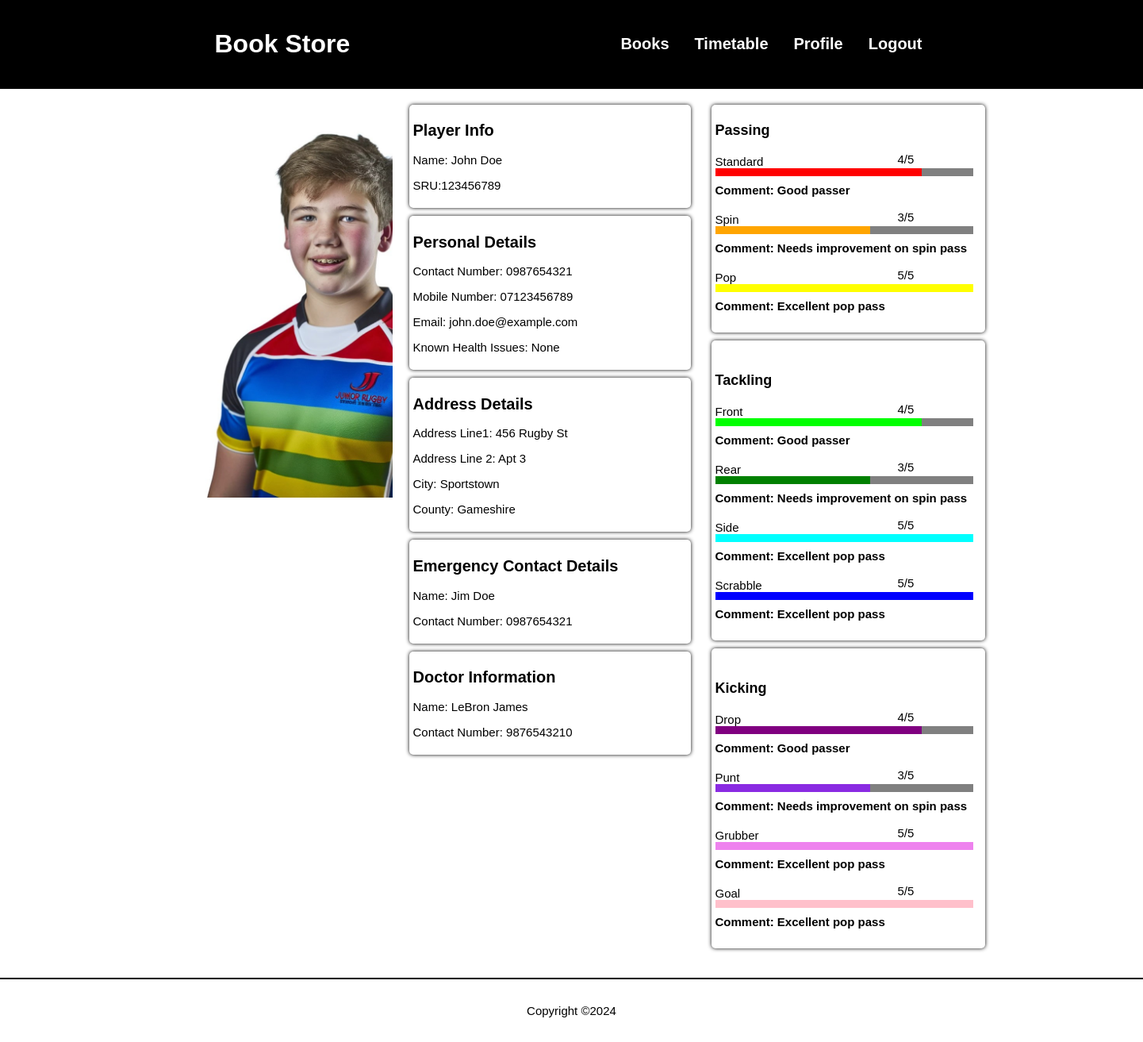
Before: /book.php?id=1 (signed in) with the older database file.
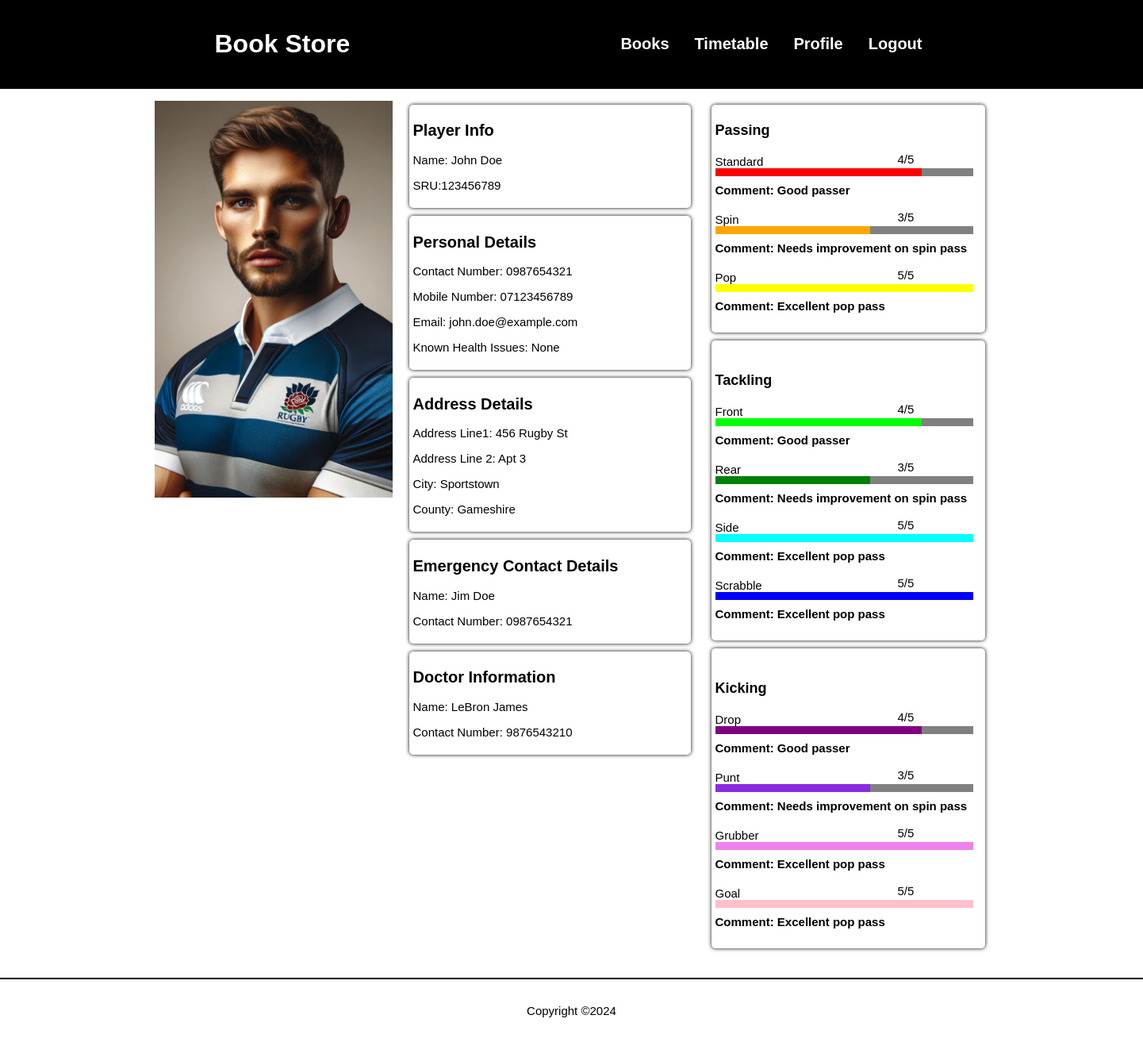
After: the same page with the newer database file.
### tables this page shows
CREATE TABLE players (
player_id INT PRIMARY KEY AUTO_INCREMENT NOT NULL,
address_id INT NOT NULL,
user_id INT,
doctor_id int NOT NULL,
first_name  varchar(32) NOT NULL,
last_name  varchar(32) NOT NULL,
dob DATE,
sru_no  INT NOT NULL,
contact_no  varchar(40) NOT NULL,
mobile_no  varchar(40),
email_address varchar(45),
next_of_kin varchar(32),
kin_contact_no  varchar(40) NOT NULL,
health_issues TEXT,
filename VARCHAR(64),
FOREIGN KEY (address_id) REFERENCES addresses (address_id),
FOREIGN KEY (user_id) REFERENCES users (user_id),
FOREIGN KEY (doctor_id) REFERENCES doctors (doctor_id)

);

CREATE TABLE addresses (
  address_id INT PRIMARY KEY AUTO_INCREMENT NOT NULL,
  address_line VARCHAR(48) NOT NULL,
  address_line2 VARCHAR(48),
  city varchar(40) NOT NULL,
  county varchar(40),
  postcode varchar(10) NOT NULL
);

CREATE TABLE doctors(
doctor_id INT PRIMARY KEY AUTO_INCREMENT NOT NULL,
address_id INT NOT NULL,
doctor_first_name  varchar(32) NOT NULL,
doctor_last_name  varchar(32) NOT NULL,
doctor_contact_no  varchar(40) NOT NULL,
FOREIGN KEY (address_id) REFERENCES addresses (address_id)

);

### book.php (called while the page is built, shortened)
<?php
require("classes/components.php");
require("classes/utils.php");
require("classes/player.php");
$book = Book::getBook($_GET["id"]);
Components::singleBook($book);
?>

### classes/player.php (called while the page is built, shortened)
<?php
require_once("classes/utils.php");
class Book
{
  public static function getBook($bookId)
  {
    $conn = Connection::connect();
    $stmt = $conn->prepare(SQL::$getBook);
    $stmt->execute([$bookId]);
    $book = $stmt->fetch();
    return $book;
  }
  public static function getPlayerSkills($bookId)
  {
    $conn = Connection::connect();
    $stmt = $conn->prepare(SQL::$getPlayerSkills);
    $stmt->execute([$bookId]);
    $books = $stmt->fetchAll();
    return $books;
  }
}

### classes/utils.php (called while the page is built, shortened)
<?php
class Utils {
  public static function escape($input) {
    return trim(htmlspecialchars($input));
  }
}

### components/junior-skill.php (the view, shortened to what this page needs)
<div class="skill-card">
    <div class="skill-name-container"><?php echo $skillName; ?></div>
    <div class="level-bar-container">
        <div>
            <div id="level-bar-<?php echo $skillName; ?>" class="skill-level-bar"></div>
        </div>
        <p class="level-rating"><?php echo $skillLevel; ?>/5</p>
        <div class="skill-comment">Comment: <?php echo $comment; ?></div>
    </div>
</div>

### components/book-single.php (shortened to what this page needs)
<main class="content-wrapper profile-content">
  <div class="profile-content-container">
  <div class="profile-container">
      <div>
        <img class="profile-img" src="images/<?php echo $filename; ?>" alt="Cover of <?php echo $firstName; ?>" class="profile-img">
      </div>
  </div>
    <div class="profile-container">
      <div class="profile-items">
        <h2>Player Info</h2>
        <p><?php echo 'Name: ', $firstName, ' ', $lastName; ?></p>
        <p><?php echo 'SRU:', $sruNumber; ?></p>
      </div>
      <div class="profile-items">
        <h2>Personal Details</h2>
        <p><?php echo 'Contact Number: ', $contactNumber; ?></p>
        <p><?php echo 'Mobile Number: ', $mobileNumber; ?></p>
        <p><?php echo 'Email: ', $emailAddress; ?></p>
        <p><?php echo 'Known Health Issues: ', $healthIssues; ?></p>
      </div>
      <div class="profile-items">
        <h2>Address Details</h2>
        <p><?php echo 'Address Line1: ', $address1; ?></p>
        <p><?php echo 'Address Line 2: ', $address2; ?></p>
        <p><?php echo 'City: ', $city; ?></p>
        <p><?php echo 'County: ', $county; ?></p>
      </div>
      <div class="profile-items">
        <h2>Emergency Contact Details</h2>
        <p><?php echo 'Name: ', $nextOfKin?></p>
        <p><?php echo 'Contact Number: ', $kinContactNumber; ?></p>
      </div>
      <div class="profile-items">
        <h2>Doctor Information</h2>
        <p><?php echo 'Name: ', $doctorFirstName, ' ', $doctorLastName; ?></p>
        <p><?php echo 'Contact Number: ', $doctorContact; ?></p>
      </div>
    </div>
    <div class="skills-card-container">
      <div class="skills-card passing-card">
        <div>
          <br>
          <h3>Passing</h3>
        </div>
        <?php
          $skill = Book::getPlayerSkills($_GET["id"]);
          Components::playerPassingSkill($skill);
        ?>
      </div>
      <div class="skills-card tackling-card">
        <div>
          <br>
          <h3>Tackling</h3>
        </div>
      </div>
      <div class="skills-card kicking-card">
        <div>
          <br>
          <h3>Kicking</h3>
        </div>
      </div>
    </div>
  </div>
</main>

Changed rows visible on the page:
changed players "John": filename: a different picture
